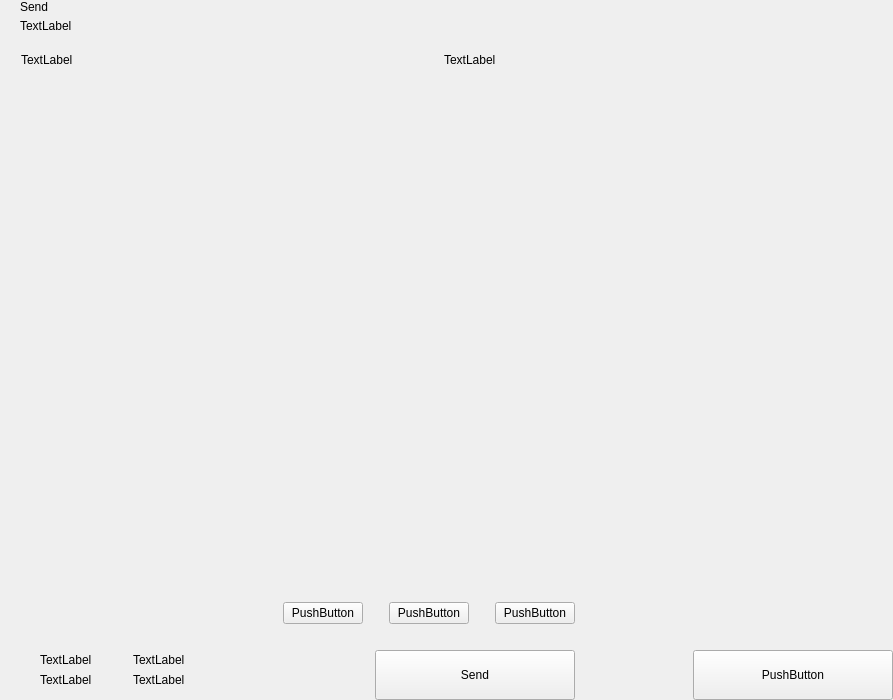
<?xml version="1.0" encoding="UTF-8"?>
<ui version="4.0">
 <class>send</class>
 <widget class="QWidget" name="send">
  <property name="geometry">
   <rect>
    <x>0</x>
    <y>0</y>
    <width>893</width>
    <height>700</height>
   </rect>
  </property>
  <property name="windowTitle">
   <string>Form</string>
  </property>
  <layout class="QHBoxLayout" name="horizontalLayout_2" stretch="2,1">
   <property name="spacing">
    <number>0</number>
   </property>
   <property name="leftMargin">
    <number>0</number>
   </property>
   <property name="topMargin">
    <number>0</number>
   </property>
   <property name="rightMargin">
    <number>0</number>
   </property>
   <property name="bottomMargin">
    <number>0</number>
   </property>
   <item>
    <widget class="QWidget" name="left" native="true">
     <layout class="QVBoxLayout" name="verticalLayout_3">
      <property name="spacing">
       <number>0</number>
      </property>
      <property name="leftMargin">
       <number>0</number>
      </property>
      <property name="topMargin">
       <number>0</number>
      </property>
      <property name="rightMargin">
       <number>0</number>
      </property>
      <property name="bottomMargin">
       <number>0</number>
      </property>
      <item>
       <layout class="QVBoxLayout" name="verticalLayout_22" stretch="0,0,0,1,0,0,0,0">
        <property name="spacing">
         <number>0</number>
        </property>
        <item>
         <layout class="QHBoxLayout" name="horizontalLayout_3">
          <property name="spacing">
           <number>0</number>
          </property>
          <property name="leftMargin">
           <number>20</number>
          </property>
          <property name="rightMargin">
           <number>20</number>
          </property>
          <item>
           <layout class="QVBoxLayout" name="verticalLayout">
            <property name="spacing">
             <number>5</number>
            </property>
            <item>
             <widget class="QLabel" name="labelTitle">
              <property name="text">
               <string>Send</string>
              </property>
              <property name="alignment">
               <set>Qt::AlignLeading|Qt::AlignLeft|Qt::AlignVCenter</set>
              </property>
             </widget>
            </item>
            <item>
             <widget class="QLabel" name="labelSubtitle1">
              <property name="text">
               <string>TextLabel</string>
              </property>
             </widget>
            </item>
           </layout>
          </item>
          <item>
           <spacer name="horizontalSpacer">
            <property name="orientation">
             <enum>Qt::Horizontal</enum>
            </property>
            <property name="sizeHint" stdset="0">
             <size>
              <width>40</width>
              <height>20</height>
             </size>
            </property>
           </spacer>
          </item>
          <item>
           <layout class="QVBoxLayout" name="verticalLayout_6">
            <property name="spacing">
             <number>0</number>
            </property>
           </layout>
          </item>
         </layout>
        </item>
        <item>
         <spacer name="verticalSpacer_2">
          <property name="orientation">
           <enum>Qt::Vertical</enum>
          </property>
          <property name="sizeType">
           <enum>QSizePolicy::Fixed</enum>
          </property>
          <property name="sizeHint" stdset="0">
           <size>
            <width>20</width>
            <height>20</height>
           </size>
          </property>
         </spacer>
        </item>
        <item>
         <layout class="QHBoxLayout" name="horizontalLayout" stretch="6,0,2">
          <property name="spacing">
           <number>0</number>
          </property>
          <property name="leftMargin">
           <number>10</number>
          </property>
          <property name="topMargin">
           <number>0</number>
          </property>
          <property name="rightMargin">
           <number>20</number>
          </property>
          <property name="bottomMargin">
           <number>0</number>
          </property>
          <item>
           <widget class="QLabel" name="labelSubtitleAddress">
            <property name="styleSheet">
             <string notr="true">margin-left:8px;</string>
            </property>
            <property name="text">
             <string>TextLabel</string>
            </property>
           </widget>
          </item>
          <item>
           <spacer name="horizontalSpacer_3">
            <property name="orientation">
             <enum>Qt::Horizontal</enum>
            </property>
            <property name="sizeType">
             <enum>QSizePolicy::Fixed</enum>
            </property>
            <property name="sizeHint" stdset="0">
             <size>
              <width>40</width>
              <height>1</height>
             </size>
            </property>
           </spacer>
          </item>
          <item>
           <widget class="QLabel" name="labelSubtitleAmount">
            <property name="text">
             <string>TextLabel</string>
            </property>
           </widget>
          </item>
         </layout>
        </item>
        <item>
         <widget class="QScrollArea" name="scrollArea">
          <property name="minimumSize">
           <size>
            <width>0</width>
            <height>350</height>
           </size>
          </property>
          <property name="styleSheet">
           <string notr="true">#scrollArea {
            background:transparent;
            margin-top:10px;
}</string>
          </property>
          <property name="horizontalScrollBarPolicy">
           <enum>Qt::ScrollBarAlwaysOff</enum>
          </property>
          <property name="sizeAdjustPolicy">
           <enum>QAbstractScrollArea::AdjustIgnored</enum>
          </property>
          <property name="widgetResizable">
           <bool>true</bool>
          </property>
          <property name="alignment">
           <set>Qt::AlignLeading|Qt::AlignLeft|Qt::AlignTop</set>
          </property>
          <widget class="QWidget" name="scrollAreaWidgetContents">
           <property name="geometry">
            <rect>
             <x>0</x>
             <y>0</y>
             <width>591</width>
             <height>16</height>
            </rect>
           </property>
           <property name="sizePolicy">
            <sizepolicy hsizetype="Preferred" vsizetype="Maximum">
             <horstretch>0</horstretch>
             <verstretch>0</verstretch>
            </sizepolicy>
           </property>
           <property name="autoFillBackground">
            <bool>false</bool>
           </property>
           <property name="styleSheet">
            <string notr="true">#scrollAreaWidgetContents {
             background:transparent;
             }</string>
           </property>
           <layout class="QVBoxLayout" name="verticalLayout_7">
            <property name="spacing">
             <number>0</number>
            </property>
            <property name="sizeConstraint">
             <enum>QLayout::SetDefaultConstraint</enum>
            </property>
            <property name="leftMargin">
             <number>0</number>
            </property>
            <property name="topMargin">
             <number>0</number>
            </property>
            <property name="rightMargin">
             <number>0</number>
            </property>
            <property name="bottomMargin">
             <number>0</number>
            </property>
           </layout>
          </widget>
         </widget>
        </item>
        <item>
         <spacer name="verticalSpacer_4">
          <property name="orientation">
           <enum>Qt::Vertical</enum>
          </property>
          <property name="sizeType">
           <enum>QSizePolicy::Fixed</enum>
          </property>
          <property name="sizeHint" stdset="0">
           <size>
            <width>20</width>
            <height>20</height>
           </size>
          </property>
         </spacer>
        </item>
        <item>
         <layout class="QHBoxLayout" name="horizontalLayout_20">
          <property name="spacing">
           <number>6</number>
          </property>
          <property name="rightMargin">
           <number>20</number>
          </property>
          <item>
           <spacer name="horizontalSpacer_4">
            <property name="orientation">
             <enum>Qt::Horizontal</enum>
            </property>
            <property name="sizeHint" stdset="0">
             <size>
              <width>40</width>
              <height>20</height>
             </size>
            </property>
           </spacer>
          </item>
          <item>
           <widget class="QPushButton" name="pushButtonFee">
            <property name="focusPolicy">
             <enum>Qt::NoFocus</enum>
            </property>
            <property name="text">
             <string>PushButton</string>
            </property>
           </widget>
          </item>
          <item>
           <spacer name="horizontalSpacer_11">
            <property name="orientation">
             <enum>Qt::Horizontal</enum>
            </property>
            <property name="sizeType">
             <enum>QSizePolicy::Minimum</enum>
            </property>
            <property name="sizeHint" stdset="0">
             <size>
              <width>20</width>
              <height>20</height>
             </size>
            </property>
           </spacer>
          </item>
          <item>
           <widget class="QPushButton" name="pushButtonClear">
            <property name="focusPolicy">
             <enum>Qt::NoFocus</enum>
            </property>
            <property name="layoutDirection">
             <enum>Qt::RightToLeft</enum>
            </property>
            <property name="text">
             <string>PushButton</string>
            </property>
           </widget>
          </item>
          <item>
           <spacer name="horizontalSpacer_6">
            <property name="orientation">
             <enum>Qt::Horizontal</enum>
            </property>
            <property name="sizeType">
             <enum>QSizePolicy::Fixed</enum>
            </property>
            <property name="sizeHint" stdset="0">
             <size>
              <width>20</width>
              <height>20</height>
             </size>
            </property>
           </spacer>
          </item>
          <item>
           <widget class="QPushButton" name="pushButtonAddRecipient">
            <property name="focusPolicy">
             <enum>Qt::NoFocus</enum>
            </property>
            <property name="text">
             <string>PushButton</string>
            </property>
           </widget>
          </item>
         </layout>
        </item>
        <item>
         <spacer name="verticalSpacer">
          <property name="orientation">
           <enum>Qt::Vertical</enum>
          </property>
          <property name="sizeType">
           <enum>QSizePolicy::Fixed</enum>
          </property>
          <property name="sizeHint" stdset="0">
           <size>
            <width>20</width>
            <height>16</height>
           </size>
          </property>
         </spacer>
        </item>
        <item>
         <layout class="QHBoxLayout" name="horizontalLayout_7">
          <property name="rightMargin">
           <number>20</number>
          </property>
          <item>
           <layout class="QHBoxLayout" name="horizontalLayout_10">
            <property name="spacing">
             <number>0</number>
            </property>
            <property name="leftMargin">
             <number>8</number>
            </property>
            <item>
             <widget class="QStackedWidget" name="stackedWidget">
              <property name="minimumSize">
               <size>
                <width>0</width>
                <height>60</height>
               </size>
              </property>
              <property name="maximumSize">
               <size>
                <width>16777215</width>
                <height>60</height>
               </size>
              </property>
              <widget class="QWidget" name="page1">
               <layout class="QVBoxLayout" name="verticalLayout_71" stretch="0">
                <property name="spacing">
                 <number>6</number>
                </property>
                <property name="leftMargin">
                 <number>12</number>
                </property>
                <property name="topMargin">
                 <number>0</number>
                </property>
                <property name="rightMargin">
                 <number>0</number>
                </property>
                <property name="bottomMargin">
                 <number>0</number>
                </property>
                <item>
                 <widget class="QWidget" name="coinWidget" native="true">
                  <property name="minimumSize">
                   <size>
                    <width>0</width>
                    <height>60</height>
                   </size>
                  </property>
                  <property name="maximumSize">
                   <size>
                    <width>16777215</width>
                    <height>60</height>
                   </size>
                  </property>
                  <layout class="QHBoxLayout" name="horizontalLayout_9">
                   <property name="spacing">
                    <number>0</number>
                   </property>
                   <property name="leftMargin">
                    <number>20</number>
                   </property>
                   <property name="topMargin">
                    <number>10</number>
                   </property>
                   <property name="rightMargin">
                    <number>20</number>
                   </property>
                   <property name="bottomMargin">
                    <number>10</number>
                   </property>
                   <item>
                    <layout class="QVBoxLayout" name="verticalSend">
                     <property name="spacing">
                      <number>0</number>
                     </property>
                     <item>
                      <widget class="QLabel" name="labelTitleTotalSend">
                       <property name="text">
                        <string>TextLabel</string>
                       </property>
                      </widget>
                     </item>
                     <item>
                      <widget class="QLabel" name="labelAmountSend">
                       <property name="text">
                        <string>TextLabel</string>
                       </property>
                      </widget>
                     </item>
                    </layout>
                   </item>
                   <item>
                    <spacer name="horizontalSpacer_9">
                     <property name="orientation">
                      <enum>Qt::Horizontal</enum>
                     </property>
                     <property name="sizeType">
                      <enum>QSizePolicy::Fixed</enum>
                     </property>
                     <property name="sizeHint" stdset="0">
                      <size>
                       <width>20</width>
                       <height>20</height>
                      </size>
                     </property>
                    </spacer>
                   </item>
                   <item>
                    <widget class="QLabel" name="labelLine">
                     <property name="minimumSize">
                      <size>
                       <width>1</width>
                       <height>0</height>
                      </size>
                     </property>
                     <property name="maximumSize">
                      <size>
                       <width>1</width>
                       <height>16777215</height>
                      </size>
                     </property>
                     <property name="text">
                      <string/>
                     </property>
                    </widget>
                   </item>
                   <item>
                    <spacer name="horizontalSpacer_10">
                     <property name="orientation">
                      <enum>Qt::Horizontal</enum>
                     </property>
                     <property name="sizeType">
                      <enum>QSizePolicy::Fixed</enum>
                     </property>
                     <property name="sizeHint" stdset="0">
                      <size>
                       <width>20</width>
                       <height>20</height>
                      </size>
                     </property>
                    </spacer>
                   </item>
                   <item>
                    <layout class="QVBoxLayout" name="verticalRemaining">
                     <property name="spacing">
                      <number>0</number>
                     </property>
                     <item>
                      <widget class="QLabel" name="labelTitleTotalRemaining">
                       <property name="text">
                        <string>TextLabel</string>
                       </property>
                      </widget>
                     </item>
                     <item>
                      <widget class="QLabel" name="labelAmountRemaining">
                       <property name="text">
                        <string>TextLabel</string>
                       </property>
                      </widget>
                     </item>
                    </layout>
                   </item>
                  </layout>
                 </widget>
                </item>
               </layout>
              </widget>
              <widget class="QWidget" name="page_2"/>
             </widget>
            </item>
           </layout>
          </item>
          <item>
           <spacer name="horizontalSpacer_5">
            <property name="orientation">
             <enum>Qt::Horizontal</enum>
            </property>
            <property name="sizeType">
             <enum>QSizePolicy::Expanding</enum>
            </property>
            <property name="sizeHint" stdset="0">
             <size>
              <width>40</width>
              <height>20</height>
             </size>
            </property>
           </spacer>
          </item>
          <item alignment="Qt::AlignBottom">
           <widget class="QPushButton" name="pushButtonSave">
            <property name="minimumSize">
             <size>
              <width>200</width>
              <height>50</height>
             </size>
            </property>
            <property name="maximumSize">
             <size>
              <width>200</width>
              <height>50</height>
             </size>
            </property>
            <property name="focusPolicy">
             <enum>Qt::NoFocus</enum>
            </property>
            <property name="text">
             <string>Send</string>
            </property>
           </widget>
          </item>
         </layout>
        </item>
       </layout>
      </item>
     </layout>
    </widget>
   </item>
   <item>
    <widget class="QWidget" name="right" native="true">
     <layout class="QVBoxLayout" name="verticalLayout_5">
      <property name="leftMargin">
       <number>0</number>
      </property>
      <property name="topMargin">
       <number>0</number>
      </property>
      <property name="rightMargin">
       <number>0</number>
      </property>
      <property name="bottomMargin">
       <number>0</number>
      </property>
      <item>
       <layout class="QVBoxLayout" name="verticalLayout_4">
        <property name="spacing">
         <number>6</number>
        </property>
        <item>
         <widget class="OptionButton" name="btnCoinControl" native="true">
          <property name="minimumSize">
           <size>
            <width>0</width>
            <height>50</height>
           </size>
          </property>
         </widget>
        </item>
        <item>
         <widget class="OptionButton" name="btnChangeAddress" native="true">
          <property name="minimumSize">
           <size>
            <width>0</width>
            <height>50</height>
           </size>
          </property>
         </widget>
        </item>
        <item>
         <widget class="OptionButton" name="btnUri" native="true">
          <property name="minimumSize">
           <size>
            <width>0</width>
            <height>50</height>
           </size>
          </property>
         </widget>
        </item>
        <item>
         <spacer name="verticalSpacer_5">
          <property name="orientation">
           <enum>Qt::Vertical</enum>
          </property>
          <property name="sizeHint" stdset="0">
           <size>
            <width>20</width>
            <height>40</height>
           </size>
          </property>
         </spacer>
        </item>
        <item>
         <layout class="QHBoxLayout" name="horizontalLayout_8">
          <item>
           <spacer name="horizontalSpacer_7">
            <property name="orientation">
             <enum>Qt::Horizontal</enum>
            </property>
            <property name="sizeHint" stdset="0">
             <size>
              <width>40</width>
              <height>20</height>
             </size>
            </property>
           </spacer>
          </item>
          <item>
           <widget class="QPushButton" name="pushButtonReset">
            <property name="minimumSize">
             <size>
              <width>200</width>
              <height>50</height>
             </size>
            </property>
            <property name="maximumSize">
             <size>
              <width>200</width>
              <height>50</height>
             </size>
            </property>
            <property name="focusPolicy">
             <enum>Qt::NoFocus</enum>
            </property>
            <property name="text">
             <string>PushButton</string>
            </property>
           </widget>
          </item>
         </layout>
        </item>
       </layout>
      </item>
     </layout>
    </widget>
   </item>
  </layout>
 </widget>
 <customwidgets>
  <customwidget>
   <class>OptionButton</class>
   <extends>QWidget</extends>
   <header>qt/timelockcoin/optionbutton.h</header>
   <container>1</container>
  </customwidget>
 </customwidgets>
 <resources/>
 <connections/>
</ui>
